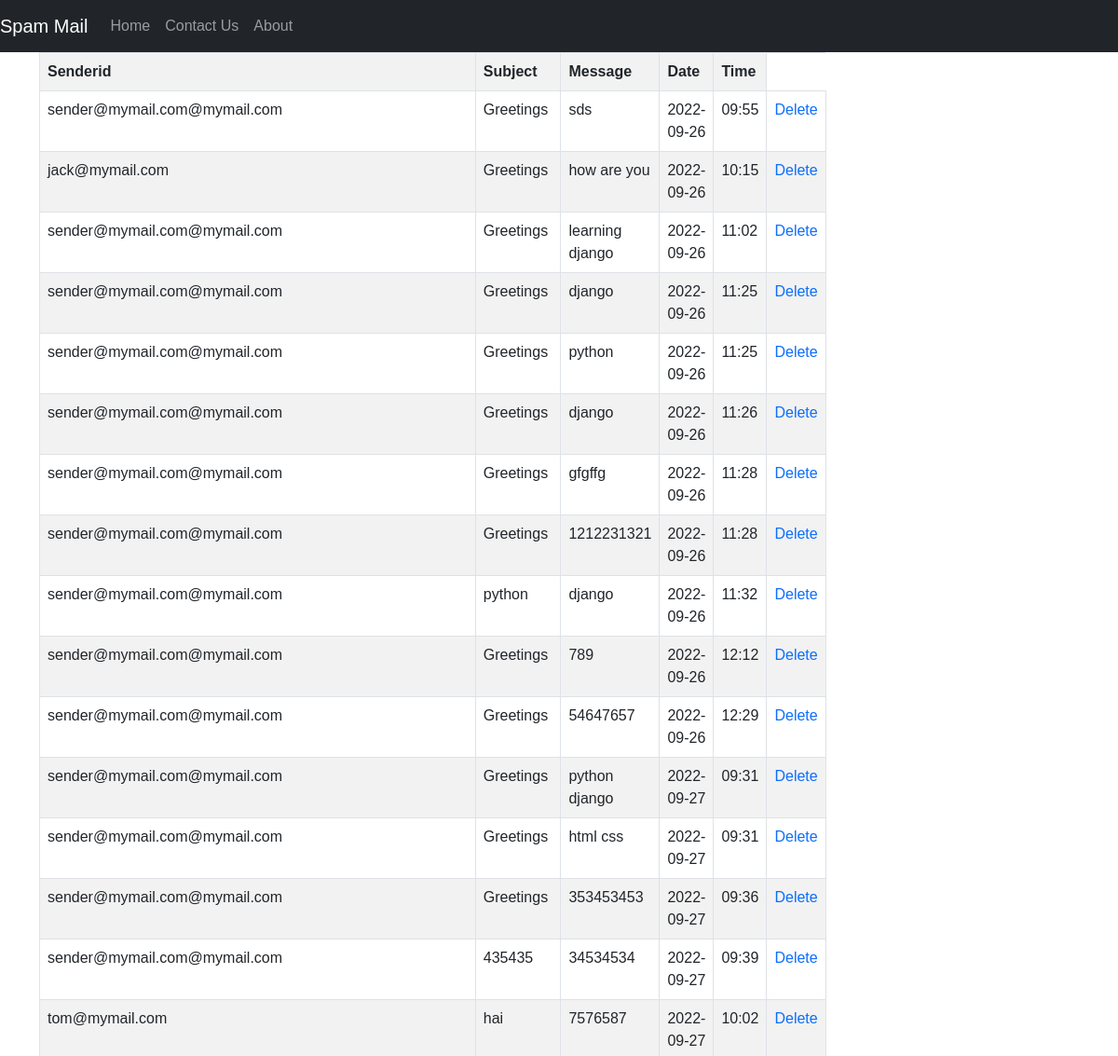
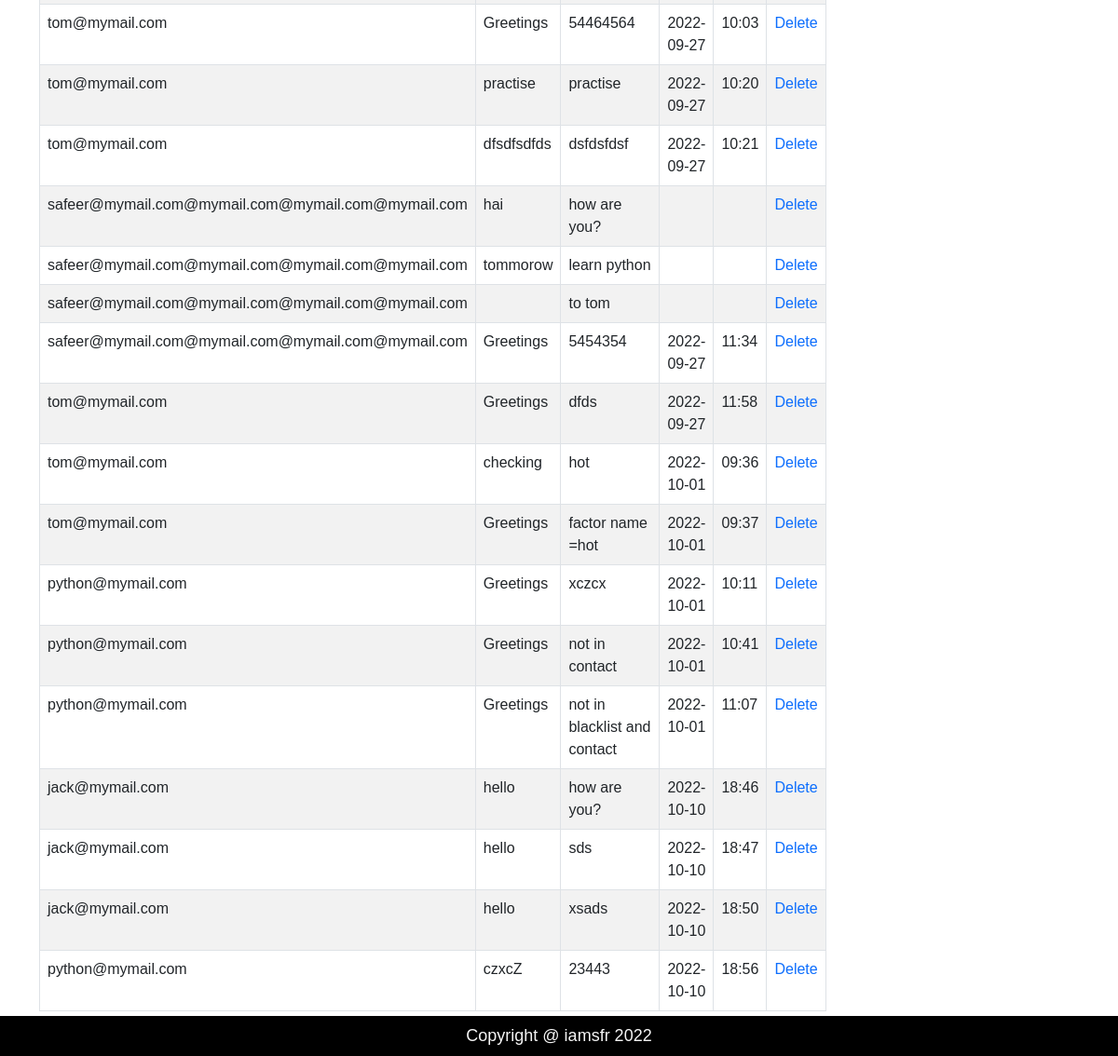
Page /viewspam/ on the committed database (2 pictures, top to bottom).
### siteuser/models.py (models this page shows)
class message_tb(models.Model):
    senderid = models.ForeignKey(register_tb,on_delete=models.CASCADE,related_name='sender')
    subject = models.CharField( max_length=50)
    message = models.CharField( max_length=50)
    date = models.CharField( max_length=50)
    time = models.CharField( max_length=50)
    receiverid = models.ForeignKey(register_tb, on_delete=models.CASCADE,related_name='receiver')
    status = models.CharField( max_length=50,default='pending')
    filterstatus = models.CharField( max_length=50,default='pending')

class register_tb(models.Model):
    name = models.CharField( max_length=50)
    address = models.CharField( max_length=50)
    dob = models.CharField( max_length=50)
    gender = models.CharField( max_length=50,default='abc')
    country = models.ForeignKey(country_tb,on_delete=models.CASCADE)
    state = models.ForeignKey(state_tb, on_delete=models.CASCADE)
    phone = models.CharField( max_length=50)
    username = models.CharField( max_length=50)
    password = models.CharField( max_length=50)
    security_question = models.CharField( max_length=50)
    answer = models.CharField( max_length=50,default='abc')

### siteuser/views.py (the view)
# urls.py: path('viewspam/',siteuser.viewspam,name='viewspam'),
def viewspam(request):
    status = ['deleted by sender','pending']
    msg = message_tb.objects.filter(filterstatus='pending',status__in=status)
    return render(request,'viewapam.html',{'msg':msg})

### templates/viewapam.html (shortened to what this page needs)
<!DOCTYPE html>
<html lang="en">
<head>
    <link rel="stylesheet" href="https://cdn.jsdelivr.net/npm/bootstrap@5.2.2/dist/css/bootstrap.min.css">
</head>
<body>
<div class="navbar navbar-expand-lg navbar-dark bg-dark">
    <a class="navbar-brand" href="#">Spam Mail</a>
    <ul class="navbar-nav">
        <li class="nav-item">
            <a class="nav-link" href="{% url 'userhome' %}">Home</a>
        </li>
        <li class="nav-item">
            <a class="nav-link" href="#">Contact Us</a>
        </li>
        <li class="nav-item">
            <a class="nav-link" href="#">About</a>
        </li>
    </ul>
</div>
<div class="container">
    <div class="row">
<div class="col-md-6 col-sm-12">
    <table class="table table table-hover table-striped table-bordered mb-5">
        <tr>
            <th>Senderid</th>
            <th>Subject</th>
            <th>Message</th>
            <th>Date</th>
            <th>Time</th>
        </tr>
        {%for m in msg %}
            <tr>
                <td>{{m.senderid.username}}</td>
                <td>{{m.subject}}</td>
                <td>{{m.message}}</td>
                <td>{{m.date}}</td>
                <td>{{m.time}}</td>
                <td><a href="{% url 'delete5' m.id %}">Delete</a></td>
            </tr>
        {% endfor %}
    </table>
</div>
</div>
</div>
<div style="background-color:rgb(0, 0, 0); color: whitesmoke; font-size: large;" class="fixed-bottom text-center p-2">
    <footer>Copyright @ iamsfr 2022</footer>
  </div>
</body>
</html>

### templates/viewapam.html (style rules this page uses)
body { font-family:Verdana, Geneva, Tahoma, sans-serif; background-color: E8E9EB; }
a { text-decoration: none; }
th { margin: 10px; }

### rows in the picture
message_tb: senderid.username "sender@mymail.com@mymail.com", subject "Greetings", message "sds", date "2022-09-26", time "09:55"
message_tb: senderid.username "jack@mymail.com", subject "Greetings", message "how are you", date "2022-09-26", time "10:15"
message_tb: senderid.username "sender@mymail.com@mymail.com", subject "Greetings", message "learning django", date "2022-09-26", time "11:02"
message_tb: senderid.username "sender@mymail.com@mymail.com", subject "Greetings", message "django", date "2022-09-26", time "11:25"
message_tb: senderid.username "sender@mymail.com@mymail.com", subject "Greetings", message "python", date "2022-09-26", time "11:25"
message_tb: senderid.username "sender@mymail.com@mymail.com", subject "Greetings", message "django", date "2022-09-26", time "11:26"
message_tb: senderid.username "sender@mymail.com@mymail.com", subject "Greetings", message "gfgffg", date "2022-09-26", time "11:28"
message_tb: senderid.username "sender@mymail.com@mymail.com", subject "Greetings", message "1212231321", date "2022-09-26", time "11:28"
message_tb: senderid.username "sender@mymail.com@mymail.com", subject "python", message "django", date "2022-09-26", time "11:32"
message_tb: senderid.username "sender@mymail.com@mymail.com", subject "Greetings", message "789", date "2022-09-26", time "12:12"
message_tb: senderid.username "sender@mymail.com@mymail.com", subject "Greetings", message "54647657", date "2022-09-26", time "12:29"
message_tb: senderid.username "sender@mymail.com@mymail.com", subject "Greetings", message "python django", date "2022-09-27", time "09:31"
message_tb: senderid.username "sender@mymail.com@mymail.com", subject "Greetings", message "html css", date "2022-09-27", time "09:31"
message_tb: senderid.username "sender@mymail.com@mymail.com", subject "Greetings", message "353453453", date "2022-09-27", time "09:36"
message_tb: senderid.username "sender@mymail.com@mymail.com", subject "435435", message "34534534", date "2022-09-27", time "09:39"
message_tb: senderid.username "tom@mymail.com", subject "hai", message "7576587", date "2022-09-27", time "10:02"
message_tb: senderid.username "tom@mymail.com", subject "Greetings", message "54464564", date "2022-09-27", time "10:03"
message_tb: senderid.username "tom@mymail.com", subject "practise", message "practise", date "2022-09-27", time "10:20"
message_tb: senderid.username "tom@mymail.com", subject "dfsdfsdfds", message "dsfdsfdsf", date "2022-09-27", time "10:21"
message_tb: senderid.username "safeer@mymail.com@mymail.com@mymail.com@mymail.com", subject "hai", message "how are you?"
message_tb: senderid.username "safeer@mymail.com@mymail.com@mymail.com@mymail.com", subject "tommorow", message "learn python"
message_tb: senderid.username "safeer@mymail.com@mymail.com@mymail.com@mymail.com", message "to tom"
message_tb: senderid.username "safeer@mymail.com@mymail.com@mymail.com@mymail.com", subject "Greetings", message "5454354", date "2022-09-27", time "11:34"
message_tb: senderid.username "tom@mymail.com", subject "Greetings", message "dfds", date "2022-09-27", time "11:58"
message_tb: senderid.username "tom@mymail.com", subject "checking", message "hot", date "2022-10-01", time "09:36"
message_tb: senderid.username "tom@mymail.com", subject "Greetings", message "factor name =hot", date "2022-10-01", time "09:37"
message_tb: senderid.username "python@mymail.com", subject "Greetings", message "xczcx", date "2022-10-01", time "10:11"
message_tb: senderid.username "python@mymail.com", subject "Greetings", message "not in contact", date "2022-10-01", time "10:41"
message_tb: senderid.username "python@mymail.com", subject "Greetings", message "not in blacklist and contact", date "2022-10-01", time "11:07"
message_tb: senderid.username "jack@mymail.com", subject "hello", message "how are you?", date "2022-10-10", time "18:46"
message_tb: senderid.username "jack@mymail.com", subject "hello", message "sds", date "2022-10-10", time "18:47"
message_tb: senderid.username "jack@mymail.com", subject "hello", message "xsads", date "2022-10-10", time "18:50"
message_tb: senderid.username "python@mymail.com", subject "czxcZ", message "23443", date "2022-10-10", time "18:56"
